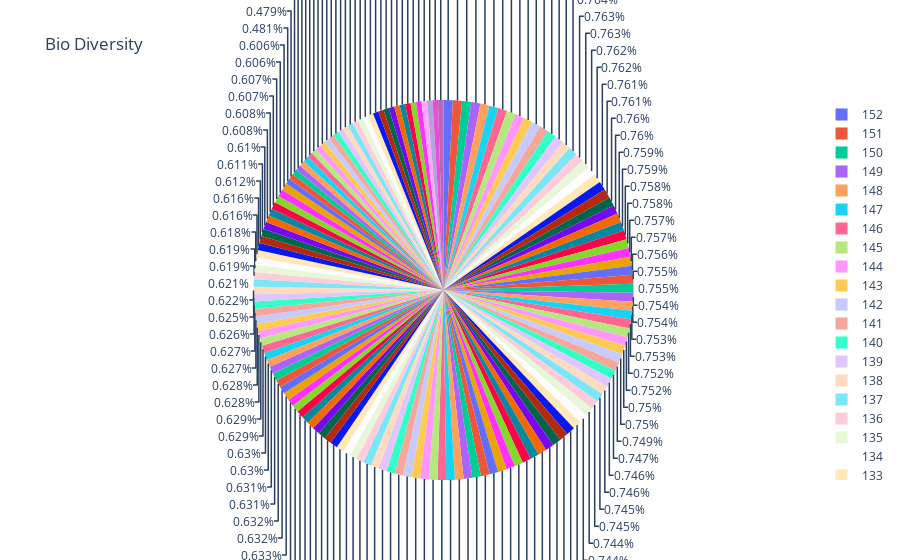
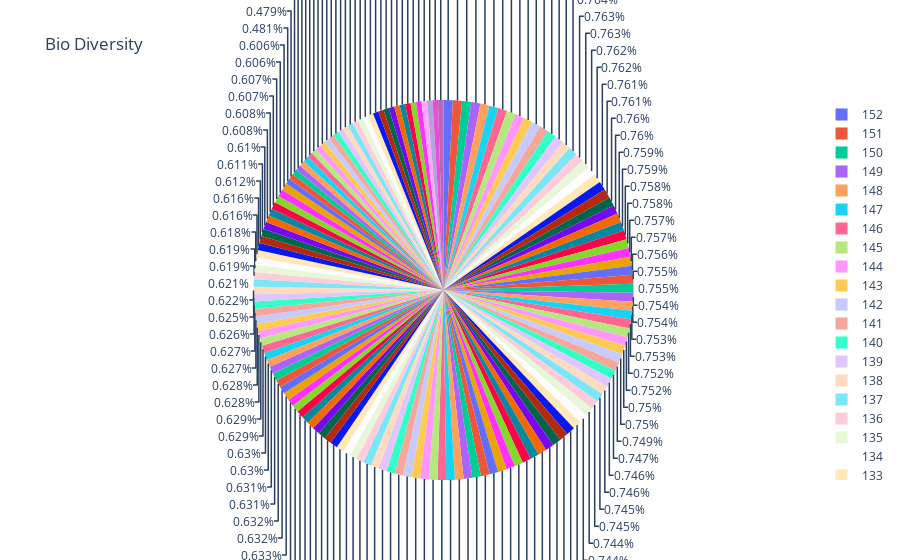

Write notebook code for charts like these, in order.
### Code cell
fig = {'data' : [{'type' : 'pie',
                  'name' : "Sample Prevalence",
                 'labels' : df.index,
                 'values' : df['sample'],
                 'direction' : 'clockwise',
                 'marker' : {'colors' : ["rgb(183,101,184)", "rgb(236,77,216)", "rgb(176,164,216)", "rgb(255,168,255)"]}}],
      'layout' : {'title' : 'Bio Diversity'}}

pyo.iplot(fig)

#Hover info
fig['data'][0].update({'hoverinfo' : 'label'})
pyo.iplot(fig)

### Figure 1 — Plotly figure (JSON) as saved in the notebook; plotly's stock layout.template omitted (floating-point values rounded to 4 significant figures; data arrays with more than 128 entries replaced by an {"elided": "..."} marker saying what was removed)
{"data": [{"direction": "clockwise", "labels": {"elided": "153 int values"}, "marker": {"colors": ["rgb(183,101,184)", "rgb(236,77,216)", "rgb(176,164,216)", "rgb(255,168,255)"]}, "name": "Sample Prevalence", "type": "pie", "values": {"elided": "153 int values"}}], "layout": {"title": {"text": "Bio Diversity"}}}

### Figure 2 — Plotly figure (JSON) as saved in the notebook; plotly's stock layout.template omitted (floating-point values rounded to 4 significant figures; data arrays with more than 128 entries replaced by an {"elided": "..."} marker saying what was removed)
{"data": [{"direction": "clockwise", "hoverinfo": "label", "labels": {"elided": "153 int values"}, "marker": {"colors": ["rgb(183,101,184)", "rgb(236,77,216)", "rgb(176,164,216)", "rgb(255,168,255)"]}, "name": "Sample Prevalence", "type": "pie", "values": {"elided": "153 int values"}}], "layout": {"title": {"text": "Bio Diversity"}}}
